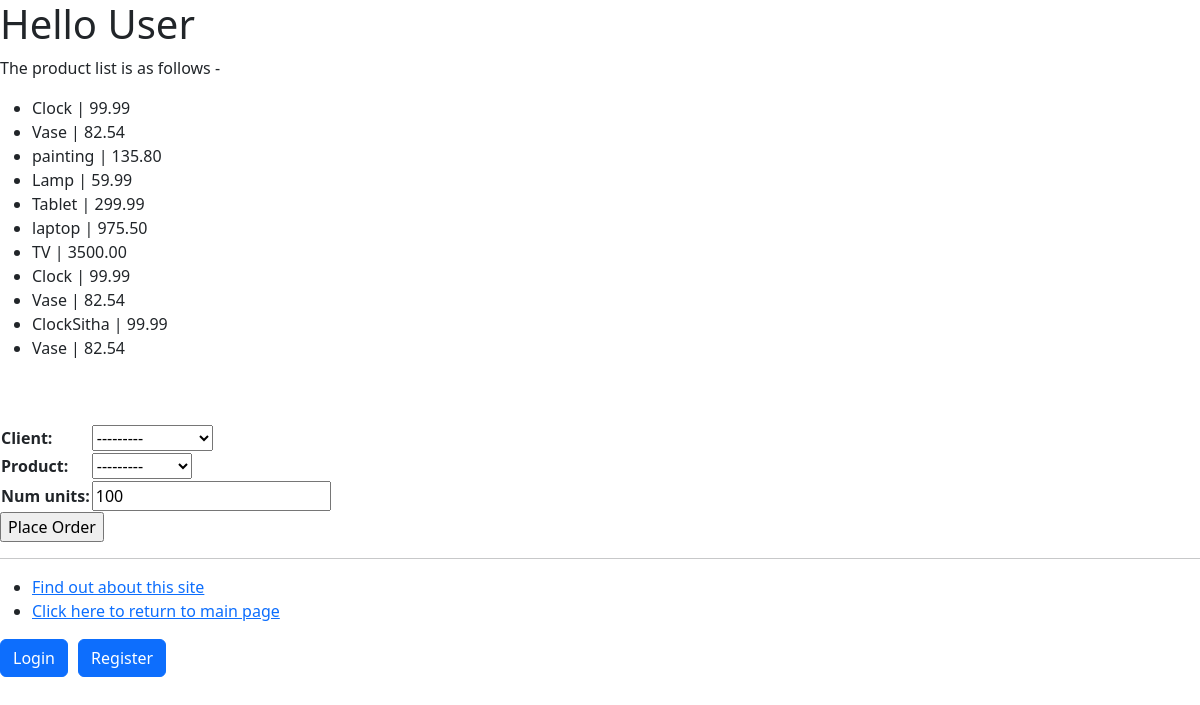
The app's page /myapp/place_order/ with its own data.
### myapp/models.py (models this page shows, shortened)
class Product(models.Model):
    category = models.ForeignKey(Category, related_name='products', on_delete=models.CASCADE)
    name = models.CharField(max_length=200)
    price = models.DecimalField(max_digits=10, decimal_places=2)
    stock = models.PositiveIntegerField(default=100, validators=[MinValueValidator(0), MaxValueValidator(1000)])
    available = models.BooleanField(default=True)
    description = models.CharField(max_length=200, blank=True, null=True)
    interested = models.PositiveIntegerField(default=0)
    def __str__(self):
        return self.name

### myapp/views.py (the view)
# urls.py: path(r'place_order/', views.place_order),
def place_order(request):
    msg = ''
    prodlist = Product.objects.all()
    if request.method == 'POST':
        form = OrderForm(request.POST)
        if form.is_valid():
            order = form.save(commit=False)
            if order.num_units <= order.product.stock:
                obj = prodlist.get(id=order.product.id)
                obj.stock = obj.stock - order.num_units
                obj.save()
                order.save()
                msg = 'Your order has been placed successfully.'
            else:
                msg = 'We do not have sufficient stock to fill your order.'
            return render(request, 'myapp/order_response.html', {'msg': msg})
    else:
        form = OrderForm()
    return render(request, 'myapp/placeorder.html', {'form': form, 'msg': msg, 'prodlist': prodlist})

### myapp/forms.py
class OrderForm(forms.ModelForm):
    class Meta:
        model = Order
        fields = ('client', 'product', 'num_units')
        client = forms.ChoiceField(widget=forms.RadioSelect)
        num_units = forms.IntegerField(label='Quantity')
        client = forms.CharField(label='Client Name')

### templates/myapp/placeorder.html (shortened to what this page needs)
{% extends 'myapp/base.html' %}
{% block body_block %}
    <p>The product list is as follows - </p>
<ul>
    {% for pro in prodlist %}
    <li> {{ pro.name}} | {{ pro.price }} </li>
    {% endfor %}
</ul>
    <br><br>
    <form method="post" action="">
        <table>
    {{ form.as_table }}
        </table>
    <input type="submit" value="Place Order"/>
    </form>
{% endblock %}

### templates/myapp/base.html (shortened to what this page needs)
<!DOCTYPE html>
{% load static %}
<html>
 <head>
 <link rel="stylesheet" type="text/css" href="{% static "" %}"/>
<link href="https://cdn.jsdelivr.net/npm/bootstrap@5.2.0/dist/css/bootstrap.min.css" rel="stylesheet">
</head>
 </head>
 <body>
 <div>
 {% if request.user.first_name %}
 <h1>{% block myhdg %}Hello {{request.user.first_name}} {% endblock %}</h1>
 {% else %}
 <h1>{% block myhdg1 %}Hello User {% endblock %}</h1>
 {% endif %}
 {% block body_block %}*** {% endblock %}
 </div>
 <hr />
 <div>
 <ul>
 <li class="hbar1"><a href= "/myapp/about">Find out about this
site</a></li>
 <li class="hbar1"><a href = "/myapp">Click here to
return to main page</a><br/></li>
 </ul>
 {% if not request.user.is_authenticated %}
<a class="btn btn-primary" style="margin-right: 6px;" href="{% url 'techavant:login' %}">Login</a>
<a class="btn btn-primary" href="{% url 'techavant:register' %}">Register</a>
{% else %}
<a class="btn btn-primary" style="margin-right: 6px;" href="{% url 'techavant:logout' %}">Logout</a>
<a class="btn btn-primary" href="{% url 'techavant:myorders' %}">My Orders</a>
 {% endif %}
 </div>
 </body>
</html>

### records on screen
Product: name "Clock", price "99.99"
Product: name "Vase", price "82.54"
Product: name "painting", price "135.80"
Product: name "Lamp", price "59.99"
Product: name "Tablet", price "299.99"
Product: name "laptop", price "975.50"
Product: name "TV", price "3500.00"
Product: name "Clock", price "99.99"
Product: name "Vase", price "82.54"
Product: name "ClockSitha", price "99.99"
Product: name "Vase", price "82.54"
